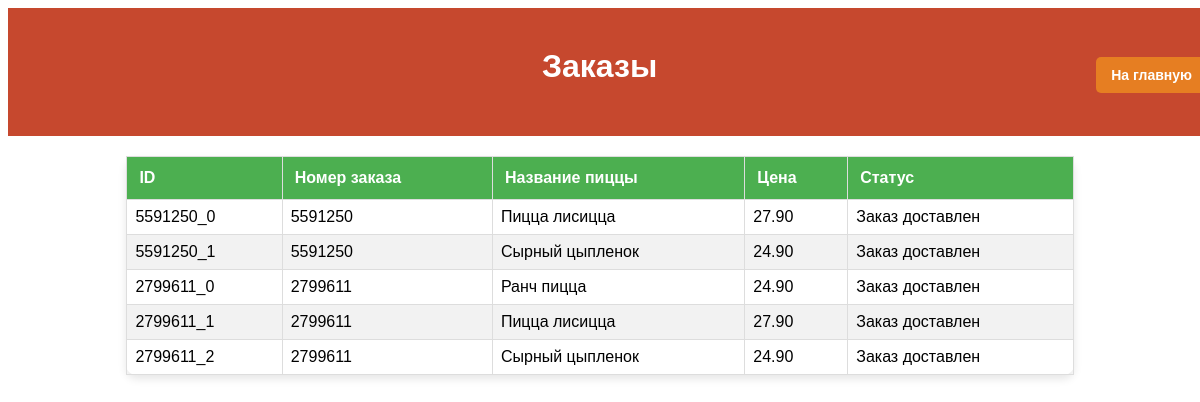
Screenshot of /back/ with the database file from the repository.
### customer/models.py (models this page shows, shortened)
class Order(models.Model):
    unique_id = models.TextField(primary_key=True, unique=True, default='')
    price = models.DecimalField(max_digits=5, decimal_places=2, default=0)  # Цена
    title = models.TextField(max_length=100, default='')  # Название пиццы
    size = models.TextField(default='')  # Описание
    image = models.TextField(default=' ')  # Изображение пиццы
    order_id = models.TextField(default='')
    status = models.TextField(default='')
    pizza_id = models.TextField(default='')

### customer/views.py (the view)
# urls.py: path('', Orders_view.as_view(), name="back"),
class Orders_view(ListView):
    model = Order
    template_name = 'back.html'
    context_object_name = 'products'

### customer/templates/back.html (shortened to what this page needs)
<!DOCTYPE html>
<html lang="en - ru">
<head>
</head>
<body>
    <div class="header-container">
        <h1> Заказы </h1>
            <div class="main-button">
                <h2><a href="../main">На главную</a></h2>
            </div>
    </div>
    <table>
        <thead>
            <tr>
                <th>ID</th>
                <th>Номер заказа</th>
                <th>Название пиццы</th>
                <th>Цена</th>
                <th>Статус</th>
            </tr>
        </thead>
        <tbody>
            {% for product in products %}
                <tr>
                    <td>{{ product.unique_id }}</td>
                    <td>{{ product.order_id }}</td>
                    <td>{{ product.title }}</td>
                    <td>{{ product.price }}</td>
                    <td>{{ product.status }}</td>
                </tr>
            {% endfor %}
        </tbody>
    </table>
</body>
</html>

### customer/templates/back.html (style rules this page uses)
body { font-family: Arial, sans-serif; }
h1 { color: #333; font-size: 32px; font-weight: bold; text-align: center; margin-top: 10px; padding: 15px; background-color: #C6482E; color: white; width: 100%; }
.header-container { max-width: 1550px; width: 100%; margin: 0 auto; display: flex; justify-content: space-between; align-items: center; padding: 15px; background-color: #C6482E; color: white; }
.main-button { margin-left: auto; }
.main-button a { text-decoration: none; color: white; font-size: 14px; background-color: #e67e22; padding: 10px 15px; border-radius: 5px; transition: background-color 0.3s ease; margin-left: -80px; }
table { width: 80%; border-collapse: collapse; margin-top: 20px; margin: 20px auto; box-shadow: 0 4px 8px rgba(0, 0, 0, 0.1); border-radius: 10px; }
th, td { border: 1px solid #ddd; padding: 8px; text-align: left; }
th { background-color: #4CAF50; color: white; padding: 12px; text-align: left; border: 1px solid #ddd; }
tr:nth-child(even) { background-color: #f2f2f2; }

### rows the page displays
Order: unique_id "5591250_0", order_id "5591250", title "Пицца лисицца", price "27.90", status "Заказ доставлен"
Order: unique_id "5591250_1", order_id "5591250", title "Сырный цыпленок", price "24.90", status "Заказ доставлен"
Order: unique_id "2799611_0", order_id "2799611", title "Ранч пицца", price "24.90", status "Заказ доставлен"
Order: unique_id "2799611_1", order_id "2799611", title "Пицца лисицца", price "27.90", status "Заказ доставлен"
Order: unique_id "2799611_2", order_id "2799611", title "Сырный цыпленок", price "24.90", status "Заказ доставлен"
